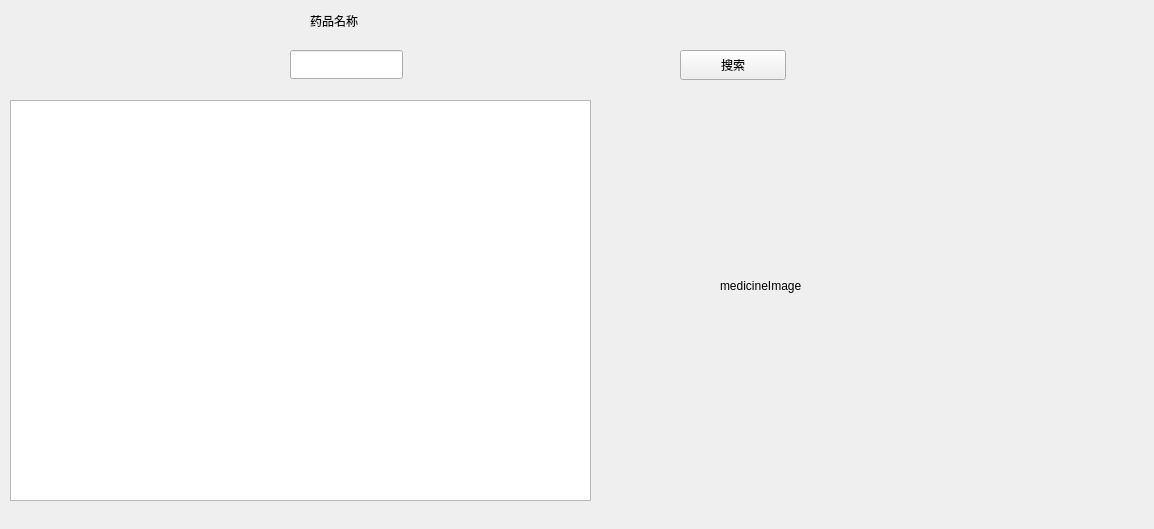
<?xml version="1.0" encoding="UTF-8"?>
<ui version="4.0">
 <class>medicinesearch</class>
 <widget class="QWidget" name="medicinesearch">
  <property name="geometry">
   <rect>
    <x>0</x>
    <y>0</y>
    <width>1154</width>
    <height>529</height>
   </rect>
  </property>
  <property name="windowTitle">
   <string>Form</string>
  </property>
  <widget class="QLineEdit" name="editName">
   <property name="geometry">
    <rect>
     <x>290</x>
     <y>50</y>
     <width>113</width>
     <height>29</height>
    </rect>
   </property>
  </widget>
  <widget class="QLabel" name="label">
   <property name="geometry">
    <rect>
     <x>310</x>
     <y>10</y>
     <width>80</width>
     <height>21</height>
    </rect>
   </property>
   <property name="text">
    <string>药品名称</string>
   </property>
  </widget>
  <widget class="QPushButton" name="btnSearch">
   <property name="geometry">
    <rect>
     <x>680</x>
     <y>50</y>
     <width>106</width>
     <height>30</height>
    </rect>
   </property>
   <property name="text">
    <string>搜索</string>
   </property>
  </widget>
  <widget class="QLabel" name="lblImage">
   <property name="geometry">
    <rect>
     <x>720</x>
     <y>140</y>
     <width>301</width>
     <height>291</height>
    </rect>
   </property>
   <property name="text">
    <string>medicineImage</string>
   </property>
  </widget>
  <widget class="QTextEdit" name="txtInfo">
   <property name="geometry">
    <rect>
     <x>10</x>
     <y>100</y>
     <width>581</width>
     <height>401</height>
    </rect>
   </property>
  </widget>
 </widget>
 <resources/>
 <connections/>
</ui>
